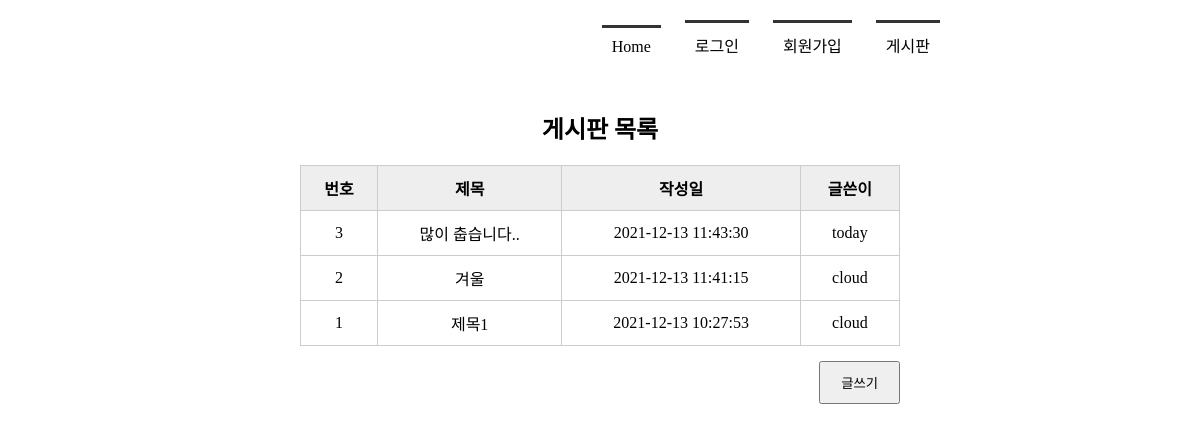
Page /boardlist/ on the committed database.
### tables this page shows
CREATE TABLE board(
        bno INTEGER PRIMARY KEY AUTOINCREMENT,
        title TEXT NOT NULL,
        content TEXT NOT NULL,
        create_date TIMESTAMP DATE DEFAULT (datetime('now', 'localtime')),
        mid CHAR(5) NOT NULL,
        FOREIGN KEY(mid) REFERENCES member(mid)
    );

### app.py (the view)
@app.route('/boardlist/')
def boardlist():
    conn = getconn()
    cur = conn.cursor()
    sql = "SELECT * FROM board ORDER BY bno DESC"
    cur.execute(sql)
    rs = cur.fetchall()
    conn.close()
    return render_template('boardlist.html', rs=rs)

### app.py (called while the page is built)
def getconn():
    conn = sqlite3.connect('./memberdb.db')
    return conn

### templates/boardlist.html (shortened to what this page needs)
<!DOCTYPE html>
<html lang="ko">
<head>
    <link rel="stylesheet" href="{{ url_for('static', filename='css/style.css')}}">
</head>
<body>
    <div id="container">
        {% include 'navbar.html' %}
            <section>
                <h1>게시판 목록</h1>
                <table>
                    <tr>
                        <th>번호</th><th>제목</th><th>작성일</th><th>글쓴이</th>
                    </tr>
                    {% for i in rs %}
                    <tr>
                        <td>{{ i[0] }}</td>
                        <td>{{ i[1] }}</td>
                        <td>{{ i[3] }}</td>
                        <td>{{ i[4] }}</td>
                    </tr>
                    {% endfor %}
                </table>
                <div class = "btn_write">
                    <input type="button" value="글쓰기" onclick="goWrite()">
                </div>
            </section>
        </div>
</body>
</html>

### static/css/style.css (style rules this page uses)
* { margin: 0; padding: 0; }
#container { width: 1000px; margin: 10px auto; }
section { text-align: center; }
section table { width: 600px; margin: 0 auto; border-collapse:collapse; }
section h1 { margin-bottom: 20px; }
section table, th, td { border: 1px solid #ccc; padding: 10px; }
section table th { background-color: #eee; }
section .btn_write { text-align: right; margin: 15px 200px; }
section .btn_write input { padding: 10px 20px; }

### rows in the picture
board: bno "3", title "많이 춥습니다..", create_date "2021-12-13 11:43:30", mid "today"
board: bno "2", title "겨울", create_date "2021-12-13 11:41:15", mid "cloud"
board: bno "1", title "제목1", create_date "2021-12-13 10:27:53", mid "cloud"
